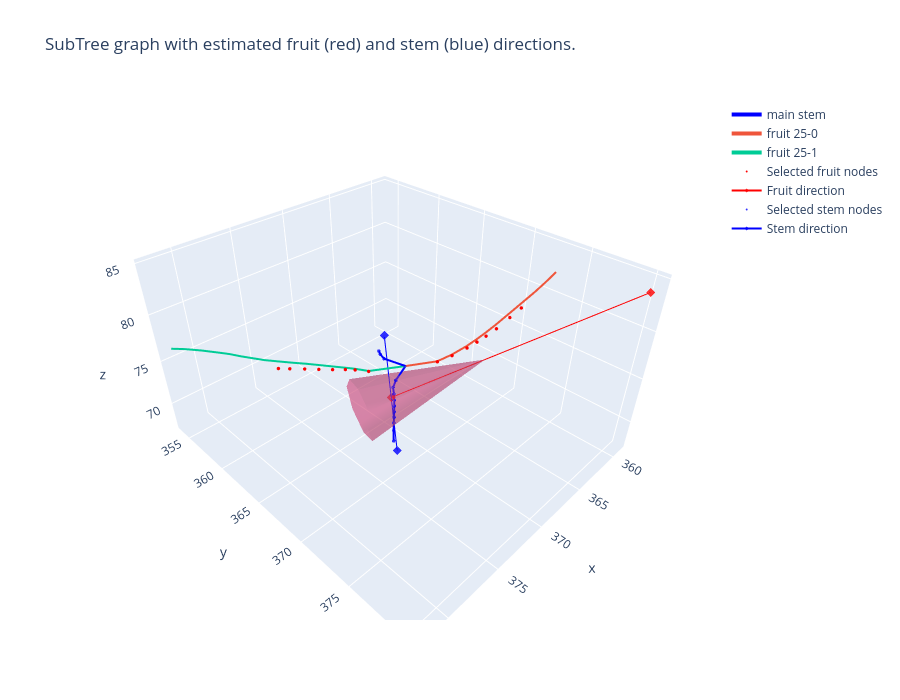

The notebook cell this image was saved under:
### Markdown cell above
### Visualize the estimated directions

### Code cell
fig = plotly_treegraph(subtree, height=700,
                       title="SubTree graph with estimated fruit (red) and stem (blue) directions.")

# Add selected fruit nodes as red points:
x, y, z = fruit_points.T
fig.add_scatter3d(x=x, y=y, z=z, mode="markers", name="Selected fruit nodes",
                  marker=dict(color='red', size=2, opacity=1))
# Add best fit for projected fruit nodes as red line:
linepts = fruit_dir * np.mgrid[0:20:2j][:, np.newaxis] + stem_mean
x, y, z = linepts.T
fig.add_scatter3d(x=x, y=y, z=z, mode="markers+lines", name="Fruit direction",
                  marker=dict(color='red', size=3, opacity=0.8, symbol="diamond"))
# Add estimated fruit vector as red cone:
x, y, z = stem_mean.T  # cone origin is located at stem mean point
u, v, w = fruit_dir.T
fig.add_cone(x=[x], y=[y], z=[z], u=[u], v=[v], w=[w], name="Fruit direction",
             sizemode="scaled", sizeref=10, showscale=False, opacity=0.4)

# Add selected stem nodes as blue points:
x, y, z = stem_points.T
fig.add_scatter3d(x=x, y=y, z=z, mode="markers", name="Selected stem nodes",
                  marker=dict(color='blue', size=2, opacity=0.8))
# Add best fit for projected stem nodes as blue line:
mini = euclidean(stem_mean, stem_points[0])  # distance to lowest stem point
maxi = euclidean(stem_mean, stem_points[-1])  # distance to highest stem poin
linepts = stem_dir * np.mgrid[-mini:maxi:2j][:, np.newaxis] + stem_mean
x, y, z = linepts.T
fig.add_scatter3d(x=x, y=y, z=z, mode="markers+lines", name="Stem direction",
                  marker=dict(color='blue', size=3, opacity=0.8, symbol="diamond"))

### Figure 1 — Plotly figure (JSON) as saved in the notebook; plotly's stock layout.template omitted (floating-point values rounded to 4 significant figures)
{"data": [{"hovertemplate": ["x: %{x}<br>y: %{y}<br>z: %{z}<br>node_id: 389<br>type: main stem", "x: %{x}<br>y: %{y}<br>z: %{z}<br>node_id: 245<br>type: main stem", "x: %{x}<br>y: %{y}<br>z: %{z}<br>node_id: 591<br>type: main stem", "x: %{x}<br>y: %{y}<br>z: %{z}<br>node_id: 592<br>type: main stem", "x: %{x}<br>y: %{y}<br>z: %{z}<br>node_id: 247<br>type: main stem", "x: %{x}<br>y: %{y}<br>z: %{z}<br>node_id: 248<br>type: main stem", "x: %{x}<br>y: %{y}<br>z: %{z}<br>node_id: 249<br>type: main stem", "x: %{x}<br>y: %{y}<br>z: %{z}<br>node_id: 328<br>type: main stem", "x: %{x}<br>y: %{y}<br>z: %{z}<br>node_id: 119<br>type: main stem", "x: %{x}<br>y: %{y}<br>z: %{z}<br>node_id: 292<br>type: main stem", "x: %{x}<br>y: %{y}<br>z: %{z}<br>node_id: 291<br>type: main stem", "x: %{x}<br>y: %{y}<br>z: %{z}<br>node_id: 864<br>type: main stem", "x: %{x}<br>y: %{y}<br>z: %{z}<br>node_id: 329<br>type: main stem", "x: %{x}<br>y: %{y}<br>z: %{z}<br>node_id: 839<br>type: main stem"], "line": {"color": "blue", "width": 4}, "mode": "lines", "name": "main stem", "type": "scatter3d", "x": [373.2, 373.1, 373.0, 373.0, 373.0, 372.9, 372.9, 372.9, 372.9, 372.7, 372.1, 373.6, 374.0, 374.2], "y": [369.4, 369.2, 369.2, 369.2, 369.2, 369.2, 369.2, 369.1, 369.0, 369.1, 369.5, 368.9, 368.9, 368.9], "z": [70.08, 71.12, 72.0, 72.61, 73.23, 73.84, 74.46, 75.1, 75.76, 76.49, 77.83, 79.09, 79.74, 80.2]}, {"hovertemplate": ["x: %{x}<br>y: %{y}<br>z: %{z}<br>node_id: 291<br>type: fruit 25-0", "x: %{x}<br>y: %{y}<br>z: %{z}<br>node_id: 391<br>type: fruit 25-0", "x: %{x}<br>y: %{y}<br>z: %{z}<br>node_id: 75<br>type: fruit 25-0", "x: %{x}<br>y: %{y}<br>z: %{z}<br>node_id: 714<br>type: fruit 25-0", "x: %{x}<br>y: %{y}<br>z: %{z}<br>node_id: 503<br>type: fruit 25-0", "x: %{x}<br>y: %{y}<br>z: %{z}<br>node_id: 715<br>type: fruit 25-0", "x: %{x}<br>y: %{y}<br>z: %{z}<br>node_id: 504<br>type: fruit 25-0", "x: %{x}<br>y: %{y}<br>z: %{z}<br>node_id: 255<br>type: fruit 25-0", "x: %{x}<br>y: %{y}<br>z: %{z}<br>node_id: 472<br>type: fruit 25-0", "x: %{x}<br>y: %{y}<br>z: %{z}<br>node_id: 473<br>type: fruit 25-0", "x: %{x}<br>y: %{y}<br>z: %{z}<br>node_id: 649<br>type: fruit 25-0", "x: %{x}<br>y: %{y}<br>z: %{z}<br>node_id: 845<br>type: fruit 25-0", "x: %{x}<br>y: %{y}<br>z: %{z}<br>node_id: 392<br>type: fruit 25-0"], "line": {"width": 4}, "mode": "lines", "name": "fruit 25-0", "type": "scatter3d", "x": [372.1, 370.2, 369.3, 368.3, 367.6, 367.0, 366.3, 365.5, 364.8, 363.9, 363.4, 363.0, 362.7], "y": [369.5, 370.8, 371.3, 371.8, 372.1, 372.4, 372.7, 373.2, 373.5, 374.1, 374.4, 374.7, 374.8], "z": [77.83, 77.94, 78.42, 79.0, 79.45, 79.89, 80.46, 81.36, 82.13, 83.14, 83.82, 84.44, 84.82]}, {"hovertemplate": ["x: %{x}<br>y: %{y}<br>z: %{z}<br>node_id: 291<br>type: fruit 25-1", "x: %{x}<br>y: %{y}<br>z: %{z}<br>node_id: 72<br>type: fruit 25-1", "x: %{x}<br>y: %{y}<br>z: %{z}<br>node_id: 712<br>type: fruit 25-1", "x: %{x}<br>y: %{y}<br>z: %{z}<br>node_id: 711<br>type: fruit 25-1", "x: %{x}<br>y: %{y}<br>z: %{z}<br>node_id: 502<br>type: fruit 25-1", "x: %{x}<br>y: %{y}<br>z: %{z}<br>node_id: 73<br>type: fruit 25-1", "x: %{x}<br>y: %{y}<br>z: %{z}<br>node_id: 713<br>type: fruit 25-1", "x: %{x}<br>y: %{y}<br>z: %{z}<br>node_id: 179<br>type: fruit 25-1", "x: %{x}<br>y: %{y}<br>z: %{z}<br>node_id: 253<br>type: fruit 25-1", "x: %{x}<br>y: %{y}<br>z: %{z}<br>node_id: 178<br>type: fruit 25-1", "x: %{x}<br>y: %{y}<br>z: %{z}<br>node_id: 254<br>type: fruit 25-1", "x: %{x}<br>y: %{y}<br>z: %{z}<br>node_id: 252<br>type: fruit 25-1", "x: %{x}<br>y: %{y}<br>z: %{z}<br>node_id: 878<br>type: fruit 25-1", "x: %{x}<br>y: %{y}<br>z: %{z}<br>node_id: 877<br>type: fruit 25-1", "x: %{x}<br>y: %{y}<br>z: %{z}<br>node_id: 251<br>type: fruit 25-1", "x: %{x}<br>y: %{y}<br>z: %{z}<br>node_id: 825<br>type: fruit 25-1", "x: %{x}<br>y: %{y}<br>z: %{z}<br>node_id: 824<br>type: fruit 25-1", "x: %{x}<br>y: %{y}<br>z: %{z}<br>node_id: 870<br>type: fruit 25-1", "x: %{x}<br>y: %{y}<br>z: %{z}<br>node_id: 74<br>type: fruit 25-1"], "line": {"width": 4}, "mode": "lines", "name": "fruit 25-1", "type": "scatter3d", "x": [372.1, 373.8, 374.3, 374.7, 375.1, 375.7, 376.2, 376.8, 377.3, 378.1, 378.5, 379.0, 379.5, 379.9, 380.7, 381.3, 381.6, 382.0, 382.1], "y": [369.5, 367.4, 366.6, 366.0, 365.1, 364.3, 363.4, 362.5, 361.8, 360.6, 359.9, 359.0, 358.1, 357.5, 356.3, 355.4, 354.9, 354.2, 354.0], "z": [77.83, 77.04, 77.11, 77.08, 76.97, 76.9, 76.85, 76.79, 76.75, 76.71, 76.7, 76.72, 76.73, 76.74, 76.73, 76.67, 76.63, 76.51, 76.47]}, {"marker": {"color": "red", "opacity": 1, "size": 2}, "mode": "markers", "name": "Selected fruit nodes", "type": "scatter3d", "x": [373.8, 376.3, 369.4, 377.7, 378.3, 366.0, 370.2, 365.3, 375.6, 368.0, 366.8, 374.9, 374.5, 377.0, 368.6, 367.5], "y": [367.5, 364.8, 371.5, 363.3, 362.7, 373.7, 370.8, 374.1, 365.5, 372.5, 373.2, 366.2, 366.7, 364.1, 372.1, 372.8], "z": [77.06, 77.15, 78.48, 77.16, 77.16, 81.61, 77.96, 82.37, 77.15, 79.61, 80.7, 77.18, 77.17, 77.16, 79.12, 80.1]}, {"marker": {"color": "red", "opacity": 0.8, "size": 3, "symbol": "diamond"}, "mode": "markers+lines", "name": "Fruit direction", "type": "scatter3d", "x": [373.2, 359.0], "y": [369.1, 380.2], "z": [74.9, 83.72]}, {"name": "Fruit direction", "opacity": 0.4, "showscale": false, "sizemode": "scaled", "sizeref": 10, "type": "cone", "u": [-0.7075], "v": [0.5525], "w": [0.4407], "x": [373.2], "y": [369.1], "z": [74.9]}, {"marker": {"color": "blue", "opacity": 0.8, "size": 2}, "mode": "markers", "name": "Selected stem nodes", "type": "scatter3d", "x": [373.2, 373.1, 373.0, 373.0, 373.0, 372.9, 372.9, 372.9, 372.9, 372.7, 373.6, 374.0, 374.2], "y": [369.4, 369.2, 369.2, 369.2, 369.2, 369.2, 369.2, 369.1, 369.0, 369.1, 368.9, 368.9, 368.9], "z": [70.08, 71.12, 72.0, 72.61, 73.23, 73.84, 74.46, 75.1, 75.76, 76.49, 79.09, 79.74, 80.2]}, {"marker": {"color": "blue", "opacity": 0.8, "size": 3, "symbol": "diamond"}, "mode": "markers+lines", "name": "Stem direction", "type": "scatter3d", "x": [373.9, 372.4], "y": [370.4, 367.6], "z": [70.31, 80.03]}], "layout": {"height": 700, "scene": {"aspectmode": "data"}, "showlegend": true, "title": {"text": "SubTree graph with estimated fruit (red) and stem (blue) directions."}, "width": 900}}
